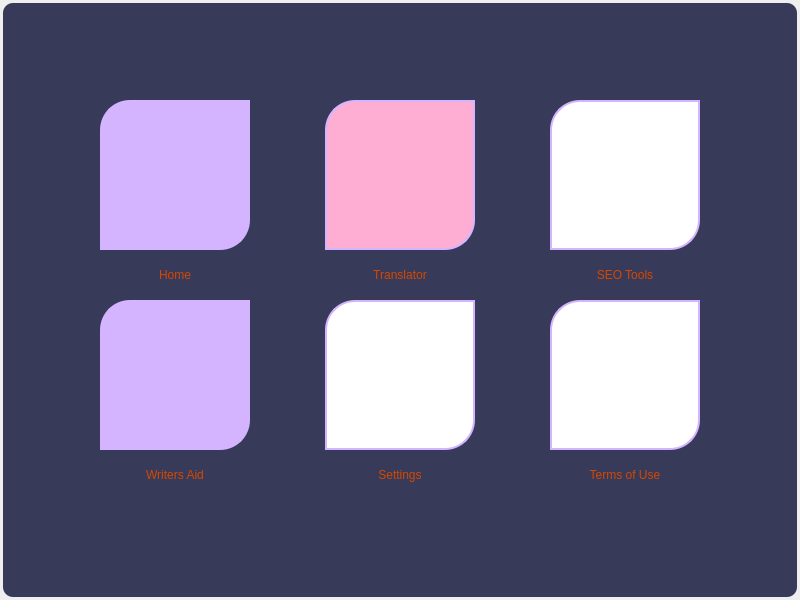
<?xml version="1.0" encoding="UTF-8"?>
<ui version="4.0">
 <class>Dialog</class>
 <widget class="QDialog" name="Dialog">
  <property name="geometry">
   <rect>
    <x>0</x>
    <y>0</y>
    <width>800</width>
    <height>600</height>
   </rect>
  </property>
  <property name="sizePolicy">
   <sizepolicy hsizetype="Expanding" vsizetype="Expanding">
    <horstretch>138</horstretch>
    <verstretch>80</verstretch>
   </sizepolicy>
  </property>
  <property name="minimumSize">
   <size>
    <width>400</width>
    <height>400</height>
   </size>
  </property>
  <property name="maximumSize">
   <size>
    <width>1380</width>
    <height>800</height>
   </size>
  </property>
  <property name="baseSize">
   <size>
    <width>400</width>
    <height>400</height>
   </size>
  </property>
  <property name="windowTitle">
   <string>Dialog</string>
  </property>
  <widget class="QPushButton" name="home">
   <property name="geometry">
    <rect>
     <x>100</x>
     <y>100</y>
     <width>150</width>
     <height>150</height>
    </rect>
   </property>
   <property name="styleSheet">
    <string notr="true">QPushButton{
	border: 2px solid rgb(212, 180, 255);
	border-bottom-right-radius: 30px;
	border-top-left-radius: 30px;
	background-color: rgb(212, 180, 255);
}

QPushButton:hover{
	border: 3px solid rgb(230, 208, 255);
	border-top-right-radius: 30px;
	border-bottom-left-radius: 30px;
	border-bottom-right-radius: 0px;
	border-top-left-radius: 0px;
}</string>
   </property>
   <property name="text">
    <string/>
   </property>
   <property name="icon">
    <iconset>
     <normaloff>:/images/backgroundiconimages.jpeg</normaloff>:/images/backgroundiconimages.jpeg</iconset>
   </property>
   <property name="iconSize">
    <size>
     <width>50</width>
     <height>50</height>
    </size>
   </property>
  </widget>
  <widget class="QLabel" name="label">
   <property name="geometry">
    <rect>
     <x>100</x>
     <y>250</y>
     <width>150</width>
     <height>50</height>
    </rect>
   </property>
   <property name="styleSheet">
    <string notr="true">QLabel{
	color: rgb(213, 71, 0);
	font: 75 8pt &quot;Constantia&quot;;
}</string>
   </property>
   <property name="text">
    <string>Home</string>
   </property>
   <property name="alignment">
    <set>Qt::AlignCenter</set>
   </property>
  </widget>
  <widget class="QPushButton" name="translate">
   <property name="geometry">
    <rect>
     <x>325</x>
     <y>100</y>
     <width>150</width>
     <height>150</height>
    </rect>
   </property>
   <property name="styleSheet">
    <string notr="true">QPushButton{
	border: 2px solid rgb(212, 180, 255);
	border-bottom-right-radius: 30px;
	border-top-left-radius: 30px;
	background-color: rgb(255, 174, 211);
}

QPushButton:hover{
	border: 3px solid rgb(230, 208, 255);
	border-top-right-radius: 30px;
	border-bottom-left-radius: 30px;
	border-bottom-right-radius: 0px;
	border-top-left-radius: 0px;
}</string>
   </property>
   <property name="text">
    <string/>
   </property>
   <property name="icon">
    <iconset>
     <normaloff>:/images/transimages.jpeg</normaloff>:/images/transimages.jpeg</iconset>
   </property>
   <property name="iconSize">
    <size>
     <width>50</width>
     <height>50</height>
    </size>
   </property>
  </widget>
  <widget class="QPushButton" name="seotool">
   <property name="geometry">
    <rect>
     <x>550</x>
     <y>100</y>
     <width>150</width>
     <height>150</height>
    </rect>
   </property>
   <property name="styleSheet">
    <string notr="true">QPushButton{
	border: 2px solid rgb(212, 180, 255);
	border-bottom-right-radius: 30px;
	border-top-left-radius: 30px;
	background-color: rgb(255, 255, 255);
}

QPushButton:hover{
	border: 3px solid rgb(230, 208, 255);
	border-top-right-radius: 30px;
	border-bottom-left-radius: 30px;
	border-bottom-right-radius: 0px;
	border-top-left-radius: 0px;
}</string>
   </property>
   <property name="text">
    <string/>
   </property>
   <property name="icon">
    <iconset>
     <normaloff>:/images/texticon.jpg</normaloff>:/images/texticon.jpg</iconset>
   </property>
   <property name="iconSize">
    <size>
     <width>50</width>
     <height>50</height>
    </size>
   </property>
  </widget>
  <widget class="QPushButton" name="writersaidscreen">
   <property name="geometry">
    <rect>
     <x>100</x>
     <y>300</y>
     <width>150</width>
     <height>150</height>
    </rect>
   </property>
   <property name="styleSheet">
    <string notr="true">QPushButton{
	border: 2px solid rgb(212, 180, 255);
	border-bottom-right-radius: 30px;
	border-top-left-radius: 30px;
	background-color: rgb(212, 180, 255);
}

QPushButton:hover{
	border: 3px solid rgb(230, 208, 255);
	border-top-right-radius: 30px;
	border-bottom-left-radius: 30px;
	border-bottom-right-radius: 0px;
	border-top-left-radius: 0px;
}</string>
   </property>
   <property name="text">
    <string/>
   </property>
   <property name="icon">
    <iconset>
     <normaloff>:/images/textimages.jpeg</normaloff>:/images/textimages.jpeg</iconset>
   </property>
   <property name="iconSize">
    <size>
     <width>50</width>
     <height>50</height>
    </size>
   </property>
  </widget>
  <widget class="QPushButton" name="pushButton_5">
   <property name="geometry">
    <rect>
     <x>325</x>
     <y>300</y>
     <width>150</width>
     <height>150</height>
    </rect>
   </property>
   <property name="styleSheet">
    <string notr="true">QPushButton{
	border: 2px solid rgb(212, 180, 255);
	border-bottom-right-radius: 30px;
	border-top-left-radius: 30px;
	background-color: rgb(255, 255, 255);
}

QPushButton:hover{
	border: 3px solid rgb(230, 208, 255);
	border-top-right-radius: 30px;
	border-bottom-left-radius: 30px;
	border-bottom-right-radius: 0px;
	border-top-left-radius: 0px;
}</string>
   </property>
   <property name="text">
    <string/>
   </property>
   <property name="icon">
    <iconset>
     <normaloff>:/images/settings.jpg</normaloff>:/images/settings.jpg</iconset>
   </property>
   <property name="iconSize">
    <size>
     <width>50</width>
     <height>50</height>
    </size>
   </property>
  </widget>
  <widget class="QPushButton" name="termsofuse">
   <property name="geometry">
    <rect>
     <x>550</x>
     <y>300</y>
     <width>150</width>
     <height>150</height>
    </rect>
   </property>
   <property name="styleSheet">
    <string notr="true">QPushButton{
	border: 2px solid rgb(212, 180, 255);
	border-bottom-right-radius: 30px;
	border-top-left-radius: 30px;
	background-color: rgb(255, 255, 255);
}

QPushButton:hover{
	border: 3px solid rgb(230, 208, 255);
	border-top-right-radius: 30px;
	border-bottom-left-radius: 30px;
	border-bottom-right-radius: 0px;
	border-top-left-radius: 0px;
}</string>
   </property>
   <property name="text">
    <string/>
   </property>
   <property name="icon">
    <iconset>
     <normaloff>:/images/terms.png</normaloff>:/images/terms.png</iconset>
   </property>
   <property name="iconSize">
    <size>
     <width>50</width>
     <height>50</height>
    </size>
   </property>
  </widget>
  <widget class="QLabel" name="label_2">
   <property name="geometry">
    <rect>
     <x>325</x>
     <y>250</y>
     <width>150</width>
     <height>50</height>
    </rect>
   </property>
   <property name="styleSheet">
    <string notr="true">QLabel{
	color: rgb(213, 71, 0);
	font: 75 8pt &quot;Constantia&quot;;
}</string>
   </property>
   <property name="text">
    <string>Translator</string>
   </property>
   <property name="alignment">
    <set>Qt::AlignCenter</set>
   </property>
  </widget>
  <widget class="QLabel" name="label_3">
   <property name="geometry">
    <rect>
     <x>550</x>
     <y>250</y>
     <width>150</width>
     <height>50</height>
    </rect>
   </property>
   <property name="styleSheet">
    <string notr="true">QLabel{
	color: rgb(213, 71, 0);
	font: 75 8pt &quot;Constantia&quot;;
}</string>
   </property>
   <property name="text">
    <string>SEO Tools</string>
   </property>
   <property name="alignment">
    <set>Qt::AlignCenter</set>
   </property>
  </widget>
  <widget class="QLabel" name="label_4">
   <property name="geometry">
    <rect>
     <x>100</x>
     <y>450</y>
     <width>150</width>
     <height>50</height>
    </rect>
   </property>
   <property name="styleSheet">
    <string notr="true">QLabel{
	color: rgb(213, 71, 0);
	font: 75 8pt &quot;Constantia&quot;;
}</string>
   </property>
   <property name="text">
    <string>Writers Aid</string>
   </property>
   <property name="alignment">
    <set>Qt::AlignCenter</set>
   </property>
  </widget>
  <widget class="QLabel" name="label_5">
   <property name="geometry">
    <rect>
     <x>325</x>
     <y>450</y>
     <width>150</width>
     <height>50</height>
    </rect>
   </property>
   <property name="styleSheet">
    <string notr="true">QLabel{
	color: rgb(213, 71, 0);
	font: 75 8pt &quot;Constantia&quot;;
}</string>
   </property>
   <property name="text">
    <string>Settings</string>
   </property>
   <property name="alignment">
    <set>Qt::AlignCenter</set>
   </property>
  </widget>
  <widget class="QLabel" name="label_6">
   <property name="geometry">
    <rect>
     <x>550</x>
     <y>450</y>
     <width>150</width>
     <height>50</height>
    </rect>
   </property>
   <property name="styleSheet">
    <string notr="true">QLabel{
	color: rgb(213, 71, 0);
	font: 75 8pt &quot;Constantia&quot;;
}</string>
   </property>
   <property name="text">
    <string>Terms of Use</string>
   </property>
   <property name="alignment">
    <set>Qt::AlignCenter</set>
   </property>
  </widget>
  <widget class="QWidget" name="widget" native="true">
   <property name="geometry">
    <rect>
     <x>0</x>
     <y>0</y>
     <width>800</width>
     <height>600</height>
    </rect>
   </property>
   <property name="sizePolicy">
    <sizepolicy hsizetype="Expanding" vsizetype="Expanding">
     <horstretch>138</horstretch>
     <verstretch>80</verstretch>
    </sizepolicy>
   </property>
   <property name="minimumSize">
    <size>
     <width>400</width>
     <height>400</height>
    </size>
   </property>
   <property name="maximumSize">
    <size>
     <width>1380</width>
     <height>800</height>
    </size>
   </property>
   <property name="baseSize">
    <size>
     <width>400</width>
     <height>400</height>
    </size>
   </property>
   <property name="styleSheet">
    <string notr="true">QWidget#widget{
	background-color: rgb(56, 58, 89);
	color: rgb(220, 220, 220);
	border-radius: 10px;
	margin: 3px;
}</string>
   </property>
  </widget>
  <zorder>widget</zorder>
  <zorder>home</zorder>
  <zorder>label</zorder>
  <zorder>translate</zorder>
  <zorder>seotool</zorder>
  <zorder>writersaidscreen</zorder>
  <zorder>pushButton_5</zorder>
  <zorder>termsofuse</zorder>
  <zorder>label_2</zorder>
  <zorder>label_3</zorder>
  <zorder>label_4</zorder>
  <zorder>label_5</zorder>
  <zorder>label_6</zorder>
 </widget>
 <resources>
  <include location="resources/resources.qrc"/>
 </resources>
 <connections/>
</ui>
